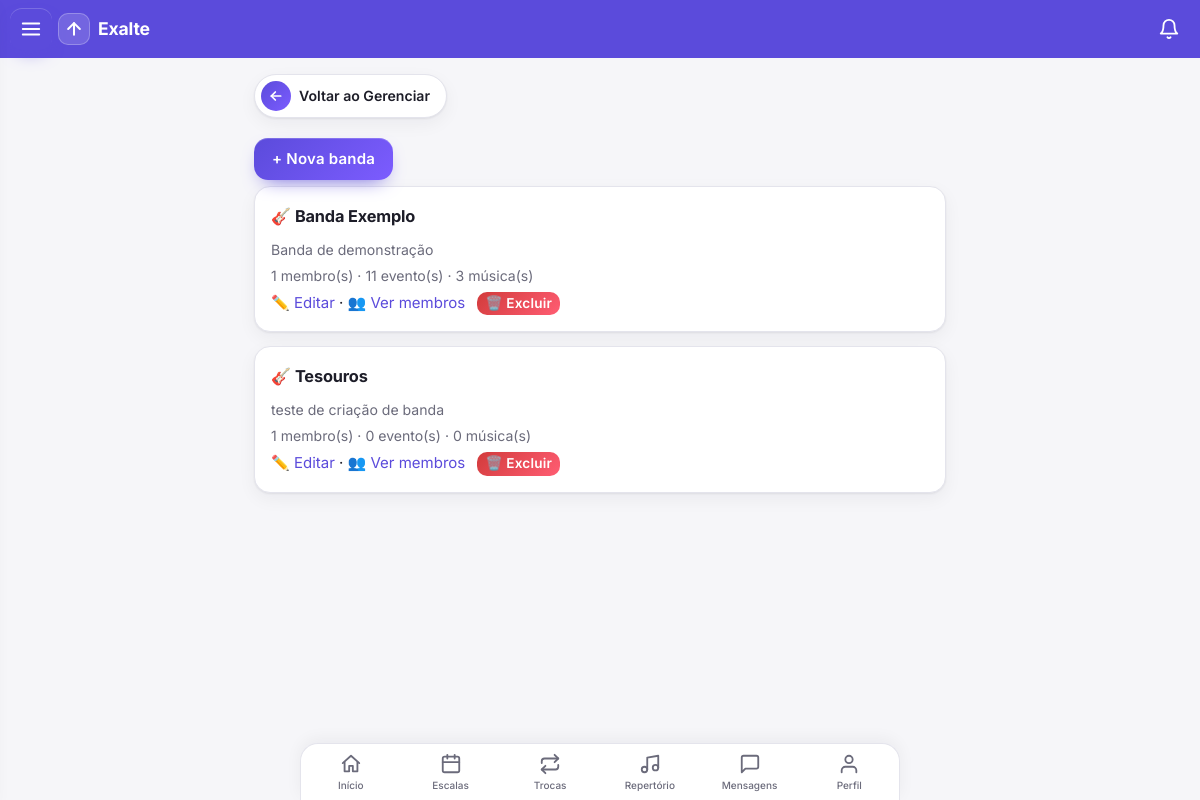
/bandas/ (signed in), run on the app's committed database.
### core/models.py (models this page shows, shortened)
class Banda(models.Model):
    nome = models.CharField(max_length=100)
    descricao = models.TextField(blank=True)
    foto_em = models.DateTimeField(null=True, blank=True)

### core/views.py (the view)
# urls.py: path("bandas/", v.bandas_lista, name="bandas"),
@login_required
def bandas_lista(request):
    if not _eh_lider(request.user):
        return redirect("home")
    bandas = (Banda.objects.filter(membros__user=request.user, membros__papel="lider")
              .annotate(n_membros=Count("membros", distinct=True), n_eventos=Count("eventos", distinct=True),
                        n_musicas=Count("musicas", distinct=True)).order_by("nome"))
    return render(request, "bandas.html", dict(bandas=bandas))

### core/leitura.py (called while the page is built)
def contagens(user):
    bandas = list(Membro.objects.filter(user=user).values_list("banda_id", flat=True))
    if not bandas:
        return {}
    marcas = dict(LeituraMensagens.objects.filter(user=user, banda_id__in=bandas).values_list("banda_id", "ate"))
    agora = timezone.now()
    novas = [LeituraMensagens(user=user, banda_id=b, ate=agora) for b in bandas if b not in marcas]
    if novas:
        LeituraMensagens.objects.bulk_create(novas, ignore_conflicts=True)
        marcas.update({n.banda_id: agora for n in novas})
    return {b: Mensagem.objects.filter(banda_id=b, criado__gt=marcas[b]).exclude(autor=user).count() for b in bandas}

### core/templatetags/menu.py (called while the page is built)
@register.simple_tag(takes_context=True)
def usuario_eh_lider(context):
    u = context["request"].user
    return u.is_authenticated and Membro.objects.filter(user=u, papel="lider").exists()

@register.simple_tag(takes_context=True)
def nao_lidas(context):
    request = context.get("request")
    if request is None or not request.user.is_authenticated:
        return 0
    if not hasattr(request, "_nao_lidas"):
        from core.leitura import contagens
        request._nao_lidas = sum(contagens(request.user).values())
    return request._nao_lidas

### core/views.py (called while the page is built)
def _eh_lider(user):
    return Membro.objects.filter(user=user, papel="lider").exists()

### core/templates/bandas.html (shortened to what this page needs)
{% extends "base.html" %}{% block content %}
<a class="voltar" href="{% url 'gerenciar' %}"><span class="seta"><svg class="ic"><use href="#i-back"/></svg></span>Voltar ao Gerenciar</a>
<p><a href="{% url 'banda_nova' %}"><button>+ Nova banda</button></a></p>
{% for b in bandas %}<div class="card"><h2>🎸 {{ b.nome }}</h2>
{% if b.descricao %}<p class="mut">{{ b.descricao }}</p>{% endif %}
<p class="mut">{{ b.n_membros }} membro(s) · {{ b.n_eventos }} evento(s) · {{ b.n_musicas }} música(s)</p>
<a href="{% url 'banda_editar' b.pk %}">✏️ Editar</a> · <a href="{% url 'membros' %}">👥 Ver membros</a>
<form class="inl" method="post" action="{% url 'banda_excluir' b.pk %}"
onsubmit="return confirm('Excluir a banda {{ b.nome|escapejs }}? Isso apaga TODOS os eventos, escalas, músicas, avisos e membros dela. Não dá para desfazer.')">{% csrf_token %}<button class="no">🗑️ Excluir</button></form></div>
{% empty %}<p class="mut">Você ainda não lidera nenhuma banda.</p>{% endfor %}
{% endblock %}

### core/templates/base.html (style rules this page uses)
:root { --bg:#f6f6f9;--card:#fff;--tx:#1d1d28;--mut:#6b6b7b;--pri:#5b4bdb;--pri-soft:#ecebfb;--ok:#1a9d5a;--no:#d23b3b;--bd:#e4e4ec;--sh:0 1px 2px #1d1d2812,0 6px 18px #1d1d280d;--pri2:#7c5cff;--field:#f2f2f9;--glow:#5b4bdb40 }
* { box-sizing:border-box;-webkit-tap-highlight-color:transparent }
html { scroll-padding-top:70px }
body { margin:0;font-family:Inter,system-ui,-apple-system,"Segoe UI",Roboto,sans-serif;background:var(--bg);color:var(--tx);line-height:1.45;font-size:15px; padding-bottom:calc(76px + env(safe-area-inset-bottom,0px)) }
a { color:var(--pri);text-decoration:none }
svg.ic { width:22px;height:22px;fill:none;stroke:currentColor;stroke-width:2;stroke-linecap:round;stroke-linejoin:round;flex:none }
h2 { margin:.1em 0 .7em;font-size:1.02rem;font-weight:700;letter-spacing:-.01em }
.card { background:var(--card);border-radius:16px;padding:16px;margin:0 0 14px;box-shadow:var(--sh);border:1px solid var(--bd) }
.mut { color:var(--mut);font-size:.88rem }
p { margin:.4em 0 }
button,.btn { font:inherit;font-weight:600;letter-spacing:.015em;min-height:42px;padding:9px 18px;border-radius:14px;border:0;color:#fff;cursor:pointer; background:linear-gradient(135deg,var(--pri),var(--pri2));box-shadow:0 8px 20px -10px var(--pri),inset 0 1px 0 #ffffff30;transition:transform .12s,box-shadow .2s,filter .2s }
button.no { background:linear-gradient(135deg,#d23b3b,#ff5d73);box-shadow:0 8px 20px -10px var(--no),inset 0 1px 0 #ffffff30 }
.inl button { min-height:0;padding:4px 11px;font-size:.85rem;border-radius:10px;box-shadow:none }
a.voltar { display:inline-flex;align-items:center;gap:8px;padding:6px 16px 6px 6px;margin:0 0 14px;border-radius:99px;background:var(--card);border:1px solid var(--bd);box-shadow:var(--sh);color:var(--tx);font-weight:600;font-size:.88rem;transition:transform .12s,box-shadow .2s }
a.voltar .seta { width:30px;height:30px;border-radius:50%;display:grid;place-items:center;color:#fff;background:linear-gradient(135deg,var(--pri),var(--pri2)) }
a.voltar .seta svg { width:16px;height:16px;stroke-width:2.6 }

### core/templates/bandas.html (style rules this page uses)
.inl { display:inline;margin:0 0 0 8px }
.inl button { padding:2px 8px }

### data on the page
Banda: nome "Banda Exemplo", descricao "Banda de demonstração", n_membros "1", n_eventos "11", n_musicas "3"
Banda: nome "Tesouros", descricao "teste de criação de banda", n_membros "1", n_eventos "0", n_musicas "0"
